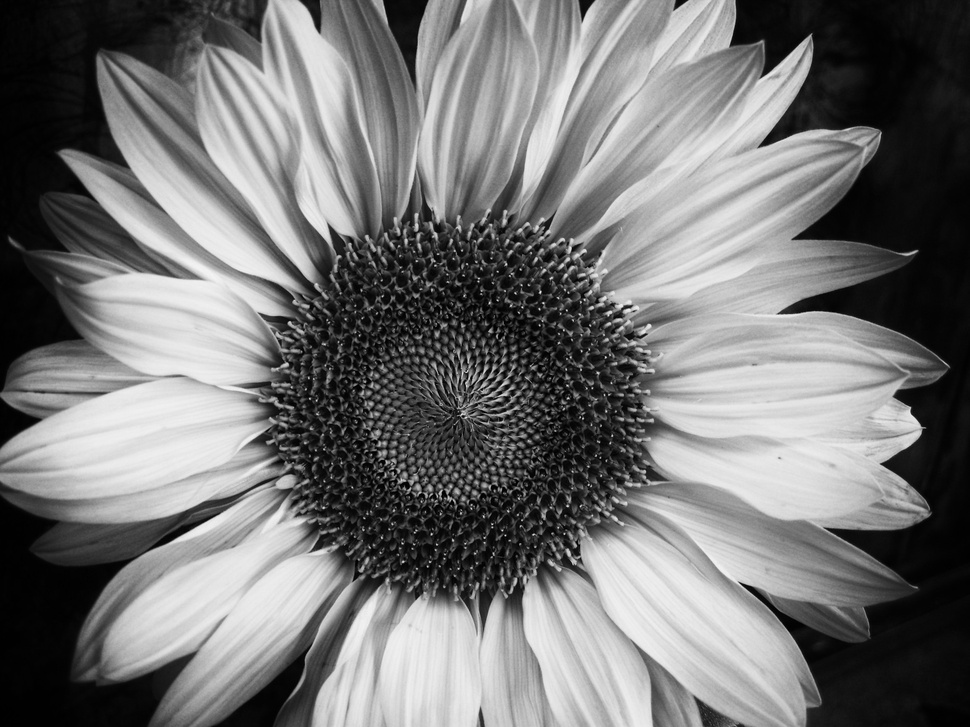
#> input picture False Color coding/image.jpg, 970 x 727 px, shrunk from 1824 x 1368 before the run, found by its file name
$ python main.py
#> lines starting #> are read from the running program, lines starting #| are printed output that depends on the picture
import cv2
import numpy as np

# Load the RGB image (replace with your image path)
image_path = "F:/CyberHub/Neural Network/False Color coding/image.jpg"
image = cv2.imread(image_path)
#> image is the input picture: shape (727, 970, 3); min 0, max 244, mean 116.4

# Create a copy of the image
fcc_image = image.copy()

# Enhance green channel to highlight vegetation
fcc_image[:, :, 2] = fcc_image[:, :, 2] * 4 #Increasing the green channel intensity
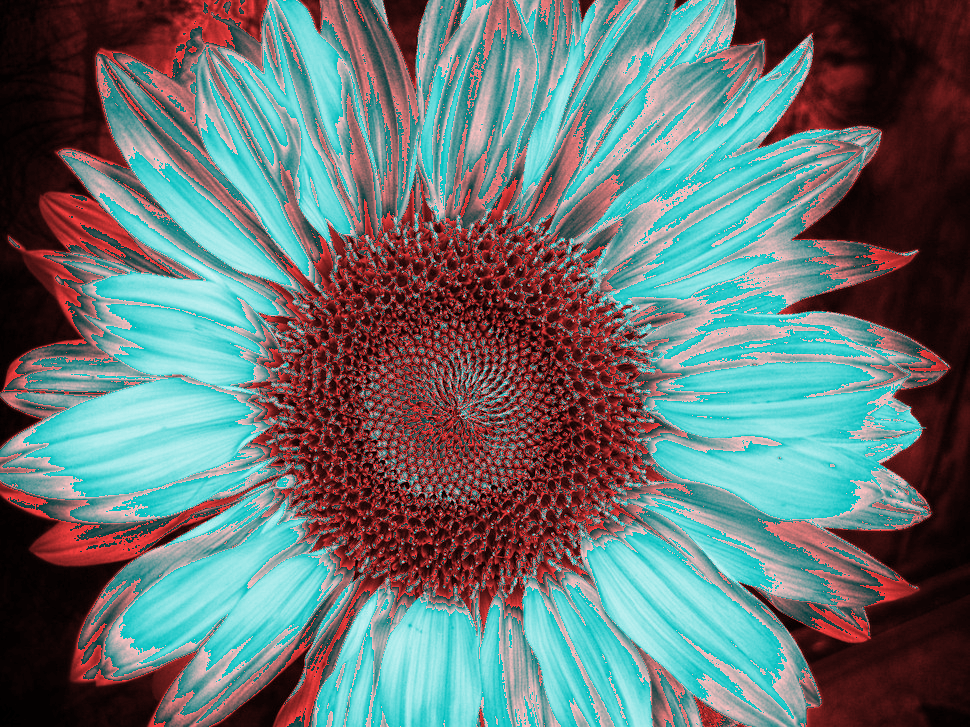
#> fcc_image: shape (727, 970, 3); mean B, G, R 116.4, 116.4, 103.3

#fcc_image[:, :, 0] = fcc_image[:, :, 1] * 3 #Increasing the green channel intensit#y
#fcc_image[:, :, 1] = fcc_image[:, :, 1] * 0 #Increasing the green channel intensity

# Display the original and FCC images
cv2.imshow("Original RGB Image", image)
cv2.imshow("FCC with Highlighted Vegetation", fcc_image)

cv2.waitKey(0)
cv2.destroyAllWindows()
